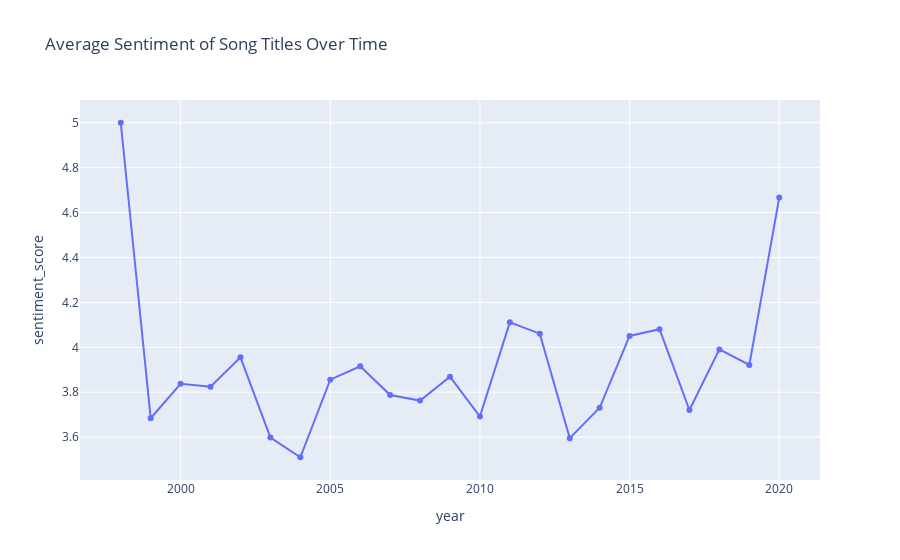

Source (notebook cell):
### Markdown cell above
Task 4: Interactive Visualisation with Plotly (20 Marks)

1. Design and create at least THREE (3) stunning, interactive visualizations using the Plotly library.
2. The visualizations should represent your findings from Task 2 and Task 3
3. Provide a brief interpretation for each visualization, explaining what the plot reveals about the data.

### Code cell
import pandas as pd
import plotly.express as px
import seaborn as sns
import matplotlib.pyplot as plt
from IPython.display import display

# Load dataset
try:
    df = pd.read_csv("songs_with_sentiment.csv")
except FileNotFoundError:
    print("Error: 'songs_with_sentiment.csv' not found. Ensure the file is in the same directory.")
    exit()

# Ensure sentiment_score exists
if "sentiment_score" not in df.columns:
    raise ValueError("⚠️ Please run Task 3 first to generate the 'sentiment_score' column!")

# Ensure correlation columns exist
correlation_columns = ['popularity', 'tempo', 'energy', 'danceability', 'valence', 'liveness', 'acousticness', 'speechiness']
missing_columns = [col for col in correlation_columns if col not in df.columns]
if missing_columns:
    raise ValueError(f"⚠️ Missing columns in dataset: {missing_columns}")

# =============================
# Visualization 1: Number of Songs for Top 20 Artists
# =============================
# Count the number of songs per artist and select top 20
top_artists = df['artist'].value_counts().head(20)

# Create bar plot with updated seaborn syntax to avoid FutureWarning
plt.figure(figsize=(10, 5))
sns.barplot(x=top_artists.index, y=top_artists.values, hue=top_artists.index, palette='viridis', legend=False)
plt.xlabel('Artist')
plt.ylabel('Count')
plt.title('Number of Songs for Top 20 Artists')
plt.xticks(rotation=90)
plt.tight_layout()  # Adjust layout to prevent label cutoff
plt.show()

# =============================
# Visualization 2: Correlation Matrix of Song Popularity and Attributes
# =============================
# Calculate correlation matrix
correlation_matrix = df[correlation_columns].corr()

# Create heatmap
plt.figure(figsize=(10, 8))
sns.heatmap(correlation_matrix, annot=True, cmap='coolwarm', fmt='.2f')
plt.title('Correlation Matrix of Song Popularity and Attributes')
plt.show()

# =============================
# Visualization 3: Sentiment Trend Over Time
# =============================
sentiment_by_year = df.groupby("year")["sentiment_score"].mean().reset_index()

fig3 = px.line(
    sentiment_by_year,
    x="year",
    y="sentiment_score",
    title="Average Sentiment of Song Titles Over Time",
    markers=True
)
fig3.show()

### Figure 1 — Plotly figure (JSON) as saved in the notebook; plotly's stock layout.template omitted (floating-point values rounded to 4 significant figures)
{"data": [{"hovertemplate": "year=%{x}<br>sentiment_score=%{y}<extra></extra>", "legendgroup": "", "line": {"color": "#636efa", "dash": "solid"}, "marker": {"symbol": "circle"}, "mode": "lines+markers", "name": "", "orientation": "v", "showlegend": false, "type": "scatter", "x": [1998, 1999, 2000, 2001, 2002, 2003, 2004, 2005, 2006, 2007, 2008, 2009, 2010, 2011, 2012, 2013, 2014, 2015, 2016, 2017, 2018, 2019, 2020], "xaxis": "x", "y": [5, 3.684, 3.838, 3.824, 3.956, 3.598, 3.51, 3.856, 3.916, 3.787, 3.763, 3.869, 3.692, 4.111, 4.061, 3.596, 3.731, 4.051, 4.081, 3.721, 3.991, 3.921, 4.667], "yaxis": "y"}], "layout": {"autosize": true, "legend": {"tracegroupgap": 0}, "title": {"text": "Average Sentiment of Song Titles Over Time"}, "xaxis": {"anchor": "y", "autorange": true, "domain": [0, 1], "range": [1997.0, 2021.0], "title": {"text": "year"}, "type": "linear"}, "yaxis": {"anchor": "x", "autorange": true, "domain": [0, 1], "range": [3.387, 5.123], "title": {"text": "sentiment_score"}, "type": "linear"}}}
